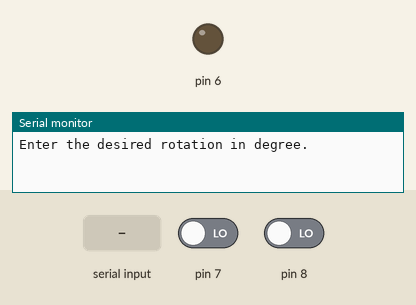
Simulated run of this sketch. Board: Arduino Uno, built with avr-gcc and run on an emulated ATmega328P. On the bench: output pins drawn as LEDs (lit = HIGH), the last lines printed to the serial monitor. The inputs (shaded band) are chosen by the test bench; at power-on: pin 7 LOW, pin 8 LOW.

Above: at 0.9 s.
1.0 s: "90,45\n" received over Serial
At 2.15 s:
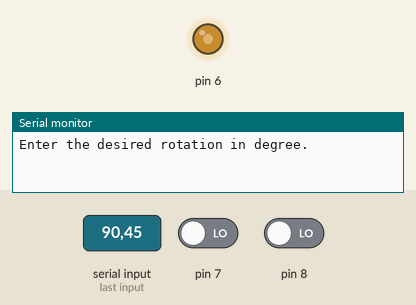
4.0 s: pin 7 driven HIGH
At 4.26 s:
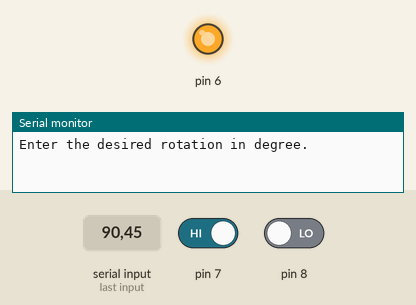
7.0 s: pin 8 driven HIGH
At 8.17 s:
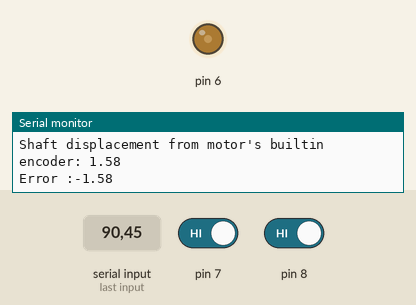
10.0 s: pin 7 driven LOW
Timing chart, 0 to 14.0 s (numbered marks = the images above; inputs shaded):
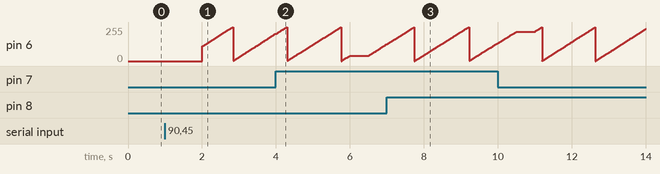

Measured:
- by itself, pin 6: ramps from 0/255 to 254/255 and jumps back, once every 1.4 s

The sketch:

BaseCodeTwo-Absolute.ino
```cpp
float deg=45; // Rotation degree
float s = 0;  //Encoder counts
int sm1 = 0;  //Built-in chanel 1
int sm2 = 0;  //Built-in chanel 2
int r = 0;    //indicator for reading builtin encoder to avoid the reading redundancy
float er;     //Proportional error for PI controller
float eri;    //Integral error for PI controller


int t=0;    //time in ms
int t0=0;   //memory for time in ms


int finish=0;  //finish indicator
int rep=1;     //Repetition indicator


void setup() {

  Serial.begin(250000);                                                 //Baud rate of communication

  Serial.println("Enter the desired rotation in degree.");

  while (Serial.available() == 0)                                       //Obtaining data from user
  {
    //Wait for user input
  }

  deg = Serial.readString().toFloat(); //Reading the Input string from Serial port.
  if (deg<0)
  {
    analogWrite(3,255);                                                   //change the direction of rotation by applying voltage to pin 3 of arduino
  }
  deg=abs(deg);
}


float kp = .6*90/deg;                         //proportional gain of PI
float ki = .02;                               //integral gain of PI


void loop() {
  // put your main code here, to run repeatedly:


t=millis();                 //reading time
t0=t;                       //sving the current time in memory
  while (t<t0+4000 && rep<=10)                                        //let the code to ran for 4 seconds each with repetitions of 10
  {

if (t%10==0)                                      //PI controller that runs every 10ms
{
    if (s < deg * 114 * 2 / 360)
    {
      er = deg - s *360/228;
      eri = eri + er;
      analogWrite(6, kp * er + ki * eri);
    }

    if (s >= deg * 228/360)
    {
      analogWrite(6, 0);
      eri = 0;
    }
    delay(1);
}


    sm1 = digitalRead(7);         //reading chanel 1
    sm2 = digitalRead(8);         //reading chanel 2


    if (sm1 != sm2 && r == 0) {                                      //counting the number changes for both chanels
      s = s + 1;
      r = 1;                                                         // this indicator wont let this condition, (sm1 != sm2), to be counted until the next condition, (sm1 == sm2), happens
    }
    if (sm1 == sm2 && r == 1) {
      s = s + 1;
      r = 0;                                                         // this indicator wont let this condition, (sm1 == sm2), to be counted until the next condition, (sm1 != sm2), happens
    }


t=millis();           //updating time
finish=1;             //cghanging finish indicator

  }

if (finish==1){                                //this part of the code is for displaying the result
      delay(500);                              //half second delay
      rep=rep+1;                               // increasing the repetition indicator
      Serial.print("shaft possition from optical absolute sensor from home position: ");
      Serial.println(0);

      Serial.print("shaft displacement from optical absolute sensor: ");
      Serial.println(0);

      Serial.print("Shaft displacement from motor's builtin encoder: ");
      Serial.println(s * 360 / 228);                                      //every full Revolution of the shaft is associated with 228 counts of builtin
                                                                          //encoder so to turn it to degre we can use this formula (s * 360 / 228), "s" is the number of  built-in encoder counts

      float Error=0-s*360/228;
      Serial.print("Error :");
      Serial.println(Error);                                              //displaying error
      Serial.println();
      s = 0;
      finish=0;
}
analogWrite(6,0);                                                         //turning off the motor
}
```
